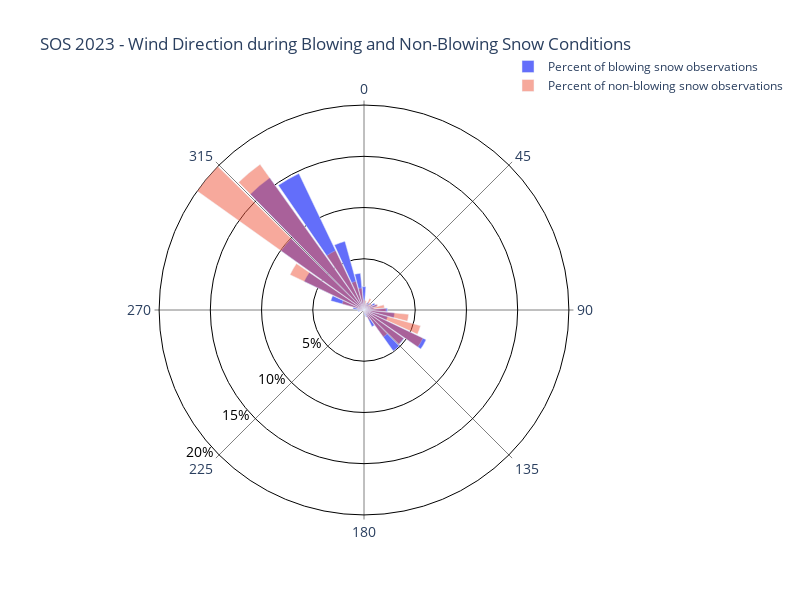

Here is the notebook cell this chart was saved with:
### Code cell
fig = go.Figure()

# Normalized Figure
fig.add_trace(go.Barpolar(
    name='Percent of blowing snow observations',
    r= percent_bs_obs.values.flatten(),
    theta= percent_bs_obs.index,
)
)

# Non-blowing snow Figure
fig.add_trace(go.Barpolar(
    base=0,
    name='Percent of non-blowing snow observations',
    r= percent_no_bs_obs.values.flatten(),
    theta= percent_no_bs_obs.index,
    opacity=0.5,
)
)

# fig.add_trace(go.Barpolar(
#     base=0,
#     name='Percent of all wind observations',
#     r= percent_all_obs.values.flatten(),
#     theta= percent_all_obs.index,
#     opacity=0.5,
#     # 
# ),
# )

fig.update_legends(
    yanchor="bottom",
    xanchor="center",
    x=1,
    y=1

)
fig.update_layout(
    showlegend=True,
    barmode='overlay',
    polar=dict(
        bgcolor = "white",
        radialaxis_tickfont_size=12,
        radialaxis_range = [0, 20.5],
        radialaxis_tickvals=[5,10,15,20],
        radialaxis_ticktext=[str(f)+'%' for f in [5,10,15,20]],
        radialaxis_angle=-135,
        radialaxis_tickangle=-135,
        radialaxis = dict(
                        showline = False,
                        linewidth = 1,
                        gridcolor = "black",
                        gridwidth = 1,
                        tickfont=dict(size=14, color='black'),
                         ),
        angularaxis=dict(
            gridcolor='gray',
            tickmode='array',
            tickvals=[0,45,90,135,180,225,270,315],
            tickfont=dict(size=14),
            rotation=90,
            direction='clockwise'
        )),
        paper_bgcolor ='white',
        width=800,
        height=600,
        title=f'SOS 2023 - Wind Direction during Blowing and Non-Blowing Snow Conditions')

### Figure 1 — Plotly figure (JSON) as saved in the notebook; plotly's stock layout.template omitted (floating-point values rounded to 4 significant figures)
{"data": [{"name": "Percent of blowing snow observations", "r": [2.281, 0.4802, 0.7203, 0.8403, 0.8403, 0.6002, 1.2, 1.321, 0.9604, 2.281, 3.001, 2.401, 6.723, 4.802, 4.922, 1.801, 0.7203, 0.4802, 0.12, 0, 0, 0.12, 0, 0, 0, 0.12, 0.6002, 0.6002, 1.08, 3.361, 6.483, 9.964, 15.85, 14.77, 6.963, 3.601], "theta": [0, 10, 20, 30, 40, 50, 60, 70, 80, 90, 100, 110, 120, 130, 140, 150, 160, 170, 180, 190, 200, 210, 220, 230, 240, 250, 260, 270, 280, 290, 300, 310, 320, 330, 340, 350], "type": "barpolar"}, {"base": 0, "name": "Percent of non-blowing snow observations", "opacity": 0.5, "r": [0.9735, 0.9194, 0.649, 1.244, 0.7031, 0.9194, 0.9194, 1.406, 2.001, 2.163, 4.381, 5.733, 6.382, 4.759, 3.245, 1.082, 0.3786, 0.2704, 0.1622, 0.1082, 0.1082, 0.2163, 0.1082, 0.1082, 0.2704, 0.1082, 0.4327, 0.3786, 0.649, 2.217, 8.004, 20.01, 17.47, 6.436, 2.92, 2.163], "theta": [0, 10, 20, 30, 40, 50, 60, 70, 80, 90, 100, 110, 120, 130, 140, 150, 160, 170, 180, 190, 200, 210, 220, 230, 240, 250, 260, 270, 280, 290, 300, 310, 320, 330, 340, 350], "type": "barpolar"}], "layout": {"barmode": "overlay", "height": 600, "legend": {"x": 1, "xanchor": "center", "y": 1, "yanchor": "bottom"}, "paper_bgcolor": "white", "polar": {"angularaxis": {"direction": "clockwise", "gridcolor": "gray", "rotation": 90, "tickfont": {"size": 14}, "tickmode": "array", "tickvals": [0, 45, 90, 135, 180, 225, 270, 315]}, "bgcolor": "white", "radialaxis": {"angle": -135, "gridcolor": "black", "gridwidth": 1, "linewidth": 1, "range": [0, 20.5], "showline": false, "tickangle": -135, "tickfont": {"color": "black", "size": 14}, "ticktext": ["5%", "10%", "15%", "20%"], "tickvals": [5, 10, 15, 20]}}, "showlegend": true, "title": {"text": "SOS 2023 - Wind Direction during Blowing and Non-Blowing Snow Conditions"}, "width": 800}}
